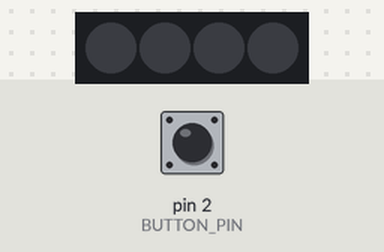
Simulated run of this sketch. Board: Arduino Uno, built with avr-gcc and run on an emulated ATmega328P. Parts: 4 RGB LEDs in strip order, left to right. The test bench sets the inputs (shaded band); at power-on: pin 2 (BUTTON_PIN) HIGH. Dim RGB values are drawn brighter than linear.

Above: at 1.2 s.
1.3 s: pin 2 (BUTTON_PIN) pulled LOW for 0.15 s
At 1.47 s:
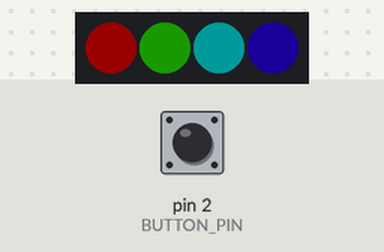
At 2.4 s:
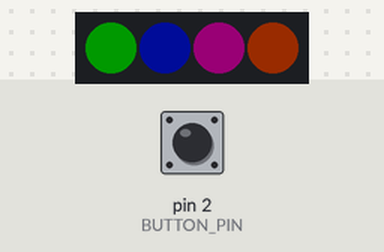
Timing chart, 0 to 13.3 s (numbered marks = the images above; inputs shaded):
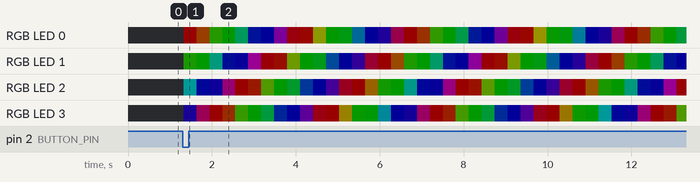

The sketch:

LightSprint4.ino
```cpp
#include <Adafruit_NeoPixel.h>
#ifdef __AVR__
 #include <avr/power.h> // Required for 16 MHz Adafruit Trinket
#endif

#define BUTTON_PIN   2

#define PIXEL_PIN    6  // Digital IO pin connected to the NeoPixels.

#define PIXEL_COUNT 4  // Number of NeoPixels

Adafruit_NeoPixel strip(PIXEL_COUNT, PIXEL_PIN, NEO_GRB + NEO_KHZ800);

boolean oldState = HIGH;


void setup() {
  //https://forums.adafruit.com/viewtopic.php?t=41143 set brightness of neopixels
  strip.setBrightness(25);
  pinMode(BUTTON_PIN, INPUT_PULLUP);
  strip.begin(); // Initialize NeoPixel strip object (REQUIRED)
  strip.show();  // Initialize all pixels to 'off'

}

void loop() {

   // Get current button state.
  boolean newState = digitalRead(BUTTON_PIN);


  // Check if state changed from high to low (button press).
  if((newState == LOW) && (oldState == HIGH)) {
    // Short delay to debounce button.
    delay(20);
    // Check if button is still low after debounce.
    newState = digitalRead(BUTTON_PIN);
    //https://www.tutorialspoint.com/arduino/arduino_infinite_loop.htm
    for (;;){
      rainbow(5);
    }


    }
  }


  // Rainbow cycle along whole strip. Pass delay time (in ms) between frames.
void rainbow(int wait) {
  // Hue of first pixel runs 3 complete loops through the color wheel.
  // Color wheel has a range of 65536 but it's OK if we roll over, so
  // just count from 0 to 3*65536. Adding 256 to firstPixelHue each time
  // means we'll make 3*65536/256 = 768 passes through this outer loop:

  for(long firstPixelHue = 0; firstPixelHue < 3*65536; firstPixelHue += 256) {

    for(int i=0; i<strip.numPixels(); i++) { // For each pixel in strip...
      // Offset pixel hue by an amount to make one full revolution of the
      // color wheel (range of 65536) along the length of the strip
      // (strip.numPixels() steps):
      int pixelHue = firstPixelHue + (i * 65536L / strip.numPixels());
      // strip.ColorHSV() can take 1 or 3 arguments: a hue (0 to 65535) or
      // optionally add saturation and value (brightness) (each 0 to 255).
      // Here we're using just the single-argument hue variant. The result
      // is passed through strip.gamma32() to provide 'truer' colors
      // before assigning to each pixel:
      strip.setPixelColor(i, strip.gamma32(strip.ColorHSV(pixelHue)));
    }

    strip.show(); // Update strip with new contents
    delay(wait);  // Pause for a moment
  }

}
```

Measured:
- after the input at 1.3 s, RGB LED 0: off → RGB(25, 0, 0) at once, → RGB(25, 10, 0) 0.31 s later, → RGB(6, 25, 0) 0.31 s later, → RGB(0, 25, 0) 0.31 s later, … (39 changes in this stretch); RGB LED 1: off → RGB(4, 25, 0) at once, → RGB(0, 25, 0) 0.31 s later, → RGB(0, 25, 20) 0.31 s later, → RGB(0, 2, 25) 0.31 s later, … (39 changes in this stretch)
